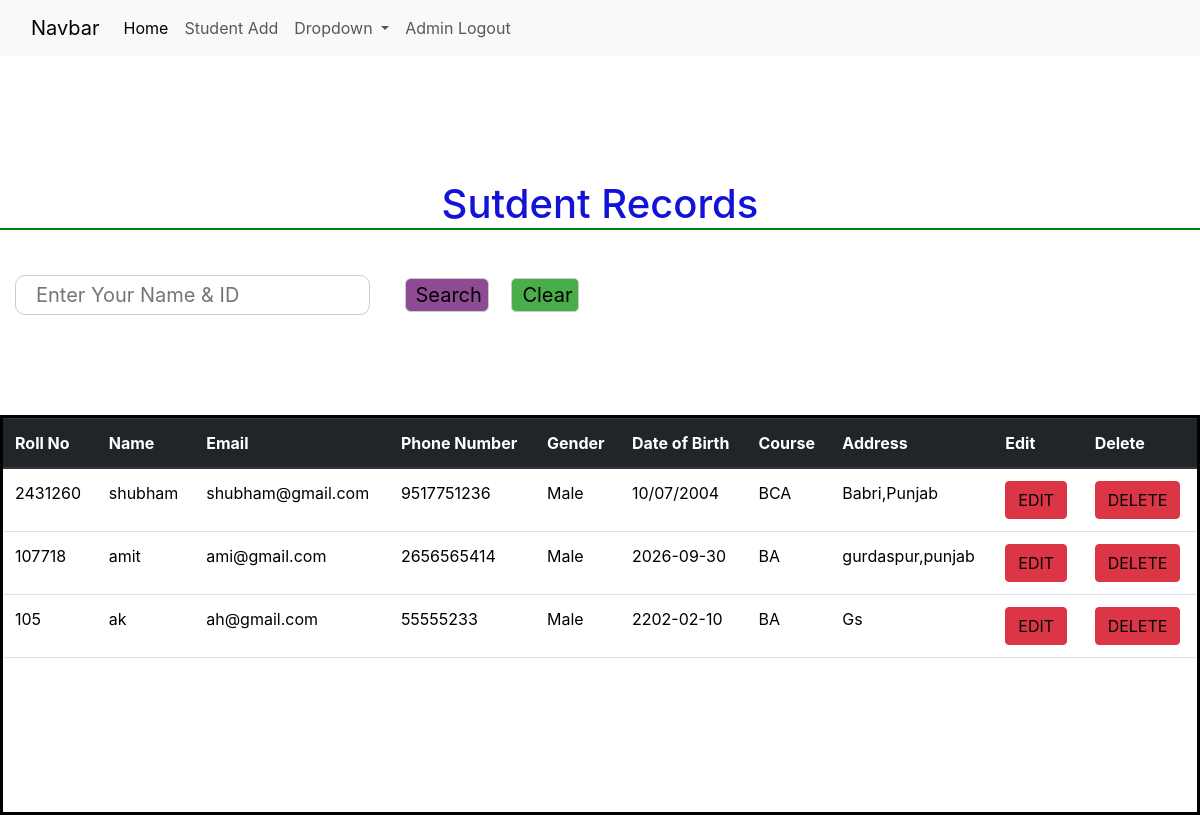
/SRecords, run on the app's committed database.
### home/models.py (models this page shows)
class Student_Add(models.Model):
    roll_no = models.CharField( max_length=10,primary_key=True)
    name = models.CharField(max_length=20)
    email = models.CharField(max_length=20)
    phone = models.CharField(max_length=11)
    gender= models.CharField(max_length=10)
    birth= models.CharField(max_length=10)
    course= models.CharField(max_length=10)
    address=models.CharField(max_length=30)

### home/views.py (the view)
# urls.py: path('SRecords',views.Student_Records,name="record"),
def Student_Records(request):
    allposts = Student_Add.objects.all()
    if request.method == 'GET':
        st = request.GET.get('search')
        if st!=None:
            n1=Student_Add.objects.filter(roll_no__icontains=st)
            n2 =Student_Add.objects.filter(name__icontains=st)
            allposts= n1.union(n2)
    return render(request, 'Student_Records.html',{'allposts':allposts })

### templates/Student_Records.html (shortened to what this page needs)
 {% extends "navbar.html" %}
 {% block body %}
  <link rel="stylesheet" href="static/css/bootstrap.min.css">
    <link rel="stylesheet" href="static/css/student_record.css">
    <div class="main">
                <h1>Sutdent Records</h1>
            <div class="for">
                 <form method="get">
               <input type="text" name="search"placeholder="Enter Your Name & ID" class="rong">
               <input type="submit" name="submit" value="search" class="nub">
               <button class="b1"><a href="/SRecords">clear</a></button>
           </form>
           </div>
       <div class="con">
       <table class="table">
  <thead class="thead-dark">
    <tr>
      <th scope="col" > Roll No</th>
      <th scope="col">Name</th>
      <th scope="col" >Email</th>
      <th scope="col" >Phone Number</th>
      <th scope="col">Gender</th>
      <th scope="col" >Date of Birth</th>
      <th scope="col" >Course</th>
      <th scope="col" >Address</th>
      <th scope="col" >Edit </th>
      <th scope="col" >Delete </th>
    </tr>
  </thead>
  <tbody>
    {% for post in allposts %}
   <tr>
                <td>{{post.roll_no}}</td>
                <td>{{post.name}}</td>
                <td>{{post.email}}</td>
                <td>{{post.phone }}</td>
                <td>{{post.gender }}</td>
                <td>{{post.birth }}</td>
                <td>{{post.course}}</td>
                <td>{{post.address}}</td>
                <td><button class="btn btn-danger"  ><a href="studentadd" >Edit</a></button></td>
                <td><button class="btn btn-danger"  id="dele"><a href="dele/{{post.roll_no}}" >Delete </a></button></td>
    </tr>
    {%empty%}
    <span class="text-center text-danger">No Record Found</span>
     {% endfor %}
  </tbody>
</table>
       </div>
        </div>
        {% endblock body %}

### templates/navbar.html (shortened to what this page needs)
<!DOCTYPE html>
<html lang="en">
<head>
     <link href="https://cdn.jsdelivr.net/npm/bootstrap@5.3.8/dist/css/bootstrap.min.css" rel="stylesheet">
</head>
<body>
    <nav class="navbar navbar-expand-lg bg-body-tertiary">
  <div class="container-fluid">
    <a class="navbar-brand" href="#">Navbar</a>
    <div class="collapse navbar-collapse" id="navbarSupportedContent">
      <ul class="navbar-nav me-auto mb-2 mb-lg-0">
        <li class="nav-item">
          <a class="nav-link active" aria-current="page" href="home">Home</a>
        </li>
        <li class="nav-item">
          <a class="nav-link" href="studentadd">Student Add</a>
        </li>
        <li class="nav-item dropdown">
          <a class="nav-link dropdown-toggle" href="#" role="button" data-bs-toggle="dropdown" aria-expanded="false">
            Dropdown
          </a>
        </li>
         <li class="nav-item">
          <a class="nav-link" href="logout">Admin Logout</a>
        </li>
      </ul>
    </div>
  </div>
</nav>
{% block body %}
{% endblock body %}
</body>
</html>

### static/css/student_record.css (style rules this page uses)
a { text-decoration: none; color:black; }
.btn { text-transform: uppercase; }
.main { margin-top: 0; border:2px ; }
h1 { text-align:center; padding-top:124px; border-bottom: 2px solid green; color: #1313d8; }
.for { padding-top: 37px; }
.rong { font-size: 20px; border: 1px solid #ccc; border-radius: 10px; margin-bottom: 100px; margin-left: 15px; padding: 4px 20px; }
.nub { background: rgb(143, 74, 148); margin-left: 30px; font-size: 20px; border: 1px solid #ccc; border-radius: 6px; text-transform: capitalize; padding-left: 10px; }
.con { border:3px solid black; overflow: auto; height: 400px; }
th, td { white-space: nowrap; }
.b1 { background: rgb(73, 174, 73); padding-left: 10px; font-size: 20px; margin-left: 18px; border: 1px solid #ccc; border-radius: 5px; text-transform: capitalize; }

### data on the page
Student_Add: roll_no "2431260", name "shubham", email "shubham@gmail.com", phone "9517751236", gender "Male", birth "10/07/2004", course "BCA", address "Babri,Punjab"
Student_Add: roll_no "107718", name "amit", email "ami@gmail.com", phone "2656565414", gender "Male", birth "2026-09-30", course "BA", address "gurdaspur,punjab"
Student_Add: roll_no "105", name "ak", email "ah@gmail.com", phone "55555233", gender "Male", birth "2202-02-10", course "BA", address "Gs"
